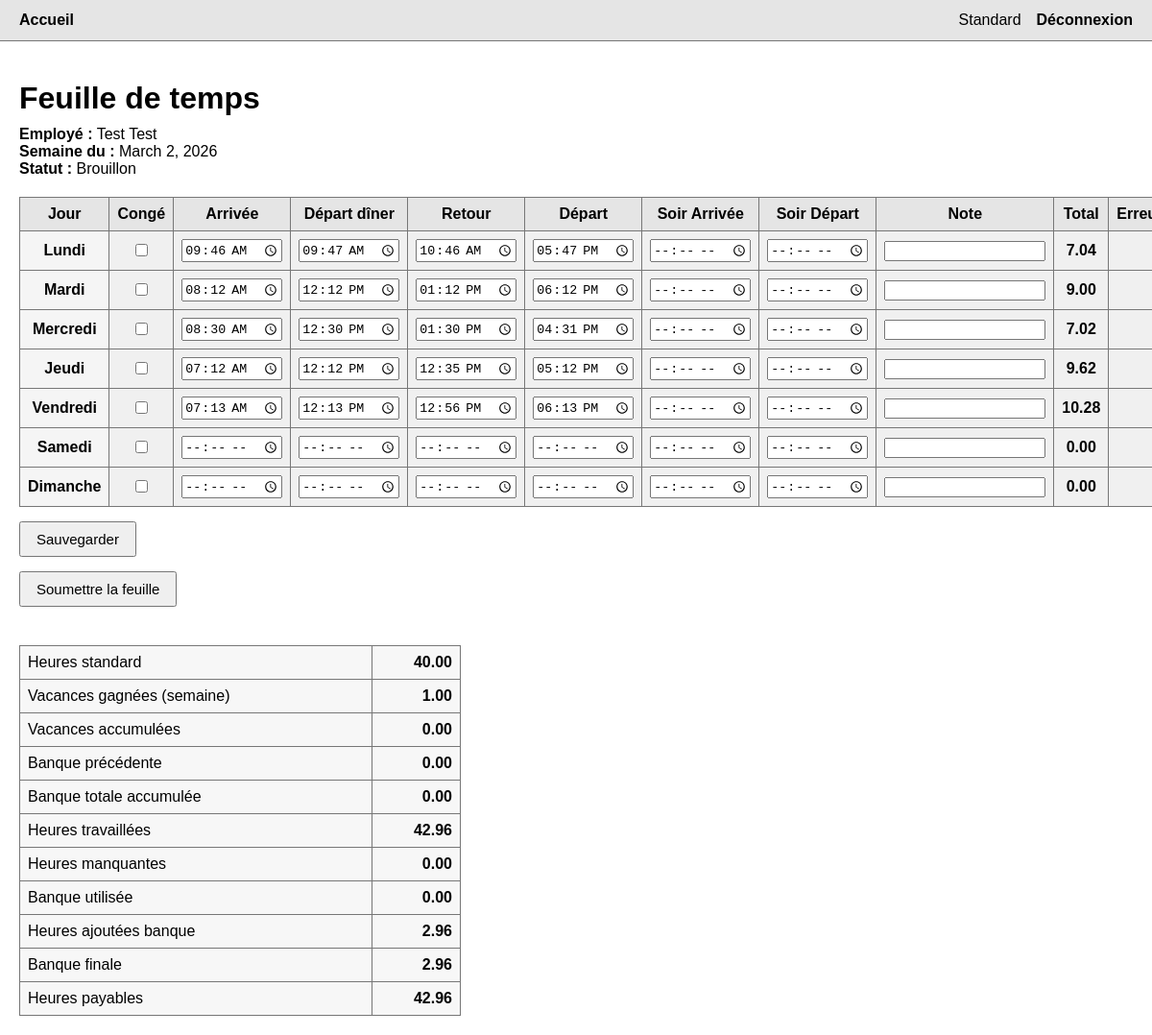
The page /timesheet/1/ (signed in) on the database its author committed.
### timesheets/models.py (models this page shows, shortened)
class WeeklyTimesheet(models.Model):
    STATUS_CHOICES = [
        ("draft", "Brouillon"),
        ("submitted", "Soumise"),
        ("approved", "Approuvée"),
        ("rejected", "Refusée"),
    ]
    employee = models.ForeignKey(
        Employee,
        on_delete=models.CASCADE,
        related_name="timesheets"
    )
    week_start = models.DateField()
    status = models.CharField(
        max_length=20,
        choices=STATUS_CHOICES,
        default="draft"
    )
    submitted_at = models.DateTimeField(null=True, blank=True)
    created_at = models.DateTimeField(auto_now_add=True)
    class Meta:
        constraints = [
            models.UniqueConstraint(
                fields=["employee", "week_start"],
                name="unique_employee_week"
            )
        ]
        ordering = ["-week_start"]
    def _q(self, value):
        return Decimal(value).quantize(Decimal("0.01"))
    @property
    def total_hours(self):
        total = sum((entry.total_hours for entry in self.entries.all()), Decimal("0.00"))
        return self._q(total)
    @property
    def standard_hours(self):
        return self._q(self.employee.weekly_regular_hours)
    @property
    def extra_hours(self):
        extra = self.total_hours - self.standard_hours
        return self._q(max(extra, Decimal("0.00")))
    @property
    def missing_hours(self):
        missing = self.standard_hours - self.total_hours
        return self._q(max(missing, Decimal("0.00")))
    @property
    def vacation_hours_earned(self):
        if self.standard_hours == 0:
            return self._q("0.00")
        ratio = self.payable_hours / self.standard_hours
        earned = min(ratio, Decimal("1.00"))
        return self._q(earned)
    @property
    def bank_hours_used(self):
        previous_balance = self.previous_approved_bank_balance
        return self._q(min(previous_balance, self.missing_hours))
    @property
    def bank_hours_added(self):
        return self.extra_hours
    @property
    def bank_hours_delta(self):
        return self._q(self.bank_hours_added - self.bank_hours_used)
    @property
    def payable_hours(self):
        result = self.total_hours + self.bank_hours_used
        return self._q(result)
    @property
    def previous_approved_timesheets(self):
        return (
            WeeklyTimesheet.objects
            .filter(
                employee=self.employee,
                status="approved",
                week_start__lt=self.week_start
            )
            .order_by("week_start")
        )
    @property
    def previous_approved_bank_balance(self):
        total = sum(
            (timesheet.bank_hours_delta for timesheet in self.previous_approved_timesheets),
            Decimal("0.00")
        )
        return self._q(total)
    @property
    def ending_bank_hours(self):
        result = self.previous_approved_bank_balance + self.bank_hours_delta
        return self._q(result)

class DailyEntry(models.Model):
    DAY_CHOICES = [
        (0, "Lundi"),
        (1, "Mardi"),
        (2, "Mercredi"),
        (3, "Jeudi"),
        (4, "Vendredi"),
        (5, "Samedi"),
        (6, "Dimanche"),
    ]
    ENTRY_TYPE_CHOICES = [
        ("work", "Travail"),
        ("vacation", "Vacances"),
        ("sick", "Maladie"),
        ("holiday", "Férié"),
        ("unpaid", "Sans solde"),
    ]
    timesheet = models.ForeignKey(
        WeeklyTimesheet,
        on_delete=models.CASCADE,
        related_name="entries"
    )
    day = models.IntegerField(choices=DAY_CHOICES)
    entry_type = models.CharField(
        max_length=20,
        choices=ENTRY_TYPE_CHOICES,
        default="work"
    )
    morning_in = models.TimeField(null=True, blank=True)
    lunch_out = models.TimeField(null=True, blank=True)
    lunch_in = models.TimeField(null=True, blank=True)
    day_shift_out = models.TimeField(null=True, blank=True)
    evening_shift_in = models.TimeField(null=True, blank=True)
    evening_shift_out = models.TimeField(null=True, blank=True)
    note = models.CharField(max_length=255, blank=True)
    class Meta:
        constraints = [
            models.UniqueConstraint(
                fields=["timesheet", "day"],
                name="unique_day_per_timesheet"
            )
        ]
        ordering = ["day"]
    def _hours_between(self, start, end):
        if not start or not end:
            return Decimal("0.00")
        start_dt = datetime.combine(datetime.today(), start)
        end_dt = datetime.combine(datetime.today(), end)
        diff = end_dt - start_dt
        return Decimal(diff.total_seconds() / 3600).quantize(Decimal("0.01"))
    @property
    def day_shift_hours(self):
        if self.entry_type != "work":
            return Decimal("0.00")
        morning = self._hours_between(self.morning_in, self.lunch_out)
        afternoon = self._hours_between(self.lunch_in, self.day_shift_out)
        return (morning + afternoon).quantize(Decimal("0.01"))
    @property
    def evening_shift_hours(self):
        if self.entry_type != "work":
            return Decimal("0.00")
        return self._hours_between(self.evening_shift_in, self.evening_shift_out)
    @property
    def total_hours(self):
        if self.entry_type != "work":
            return Decimal("0.00")
        return (self.day_shift_hours + self.evening_shift_hours).quantize(Decimal("0.01"))

### employees/models.py (models this page shows, shortened)
class Employee(models.Model):
    ROLE_CHOICES = [
        ("employee", "Employé"),
        ("manager", "Manager"),
        ("admin", "Admin"),
    ]
    user = models.OneToOneField(
        settings.AUTH_USER_MODEL,
        on_delete=models.CASCADE,
        related_name="employee_profile"
    )
    full_name = models.CharField(max_length=150)
    job_title = models.CharField(max_length=100, blank=True)
    hourly_rate = models.DecimalField(
        max_digits=10,
        decimal_places=2,
        default=Decimal("0.00")
    )
    weekly_regular_hours = models.DecimalField(
        max_digits=5,
        decimal_places=2,
        default=Decimal("40.00")
    )
    vacation_balance = models.DecimalField(
        max_digits=6,
        decimal_places=2,
        default=Decimal("0.00")
    )
    banked_hours_balance = models.DecimalField(
        max_digits=6,
        decimal_places=2,
        default=Decimal("0.00")
    )
    role = models.CharField(
        max_length=20,
        choices=ROLE_CHOICES,
        default="employee"
    )
    manager = models.ForeignKey(
        "self",
        null=True,
        blank=True,
        on_delete=models.SET_NULL,
        related_name="team_members"
    )
    is_active = models.BooleanField(default=True)
    created_at = models.DateTimeField(auto_now_add=True)
    class Meta:
        ordering = ["full_name"]
    def _q(self, value):
        return Decimal(value).quantize(Decimal("0.01"))
    @property
    def approved_timesheets(self):
        return self.timesheets.filter(status="approved").order_by("week_start")
    @property
    def calculated_vacation_balance(self):
        total = sum(
            (timesheet.vacation_hours_earned for timesheet in self.approved_timesheets),
            Decimal("0.00")
        )
        return self._q(total)
    @property
    def calculated_banked_hours_balance(self):
        total = sum(
            (timesheet.bank_hours_delta for timesheet in self.approved_timesheets),
            Decimal("0.00")
        )
        return self._q(total)

### timesheets/views.py (the view)
# urls.py: path("timesheet/<int:pk>/", views.timesheet_detail, name="timesheet_detail"),
@login_required
def timesheet_detail(request, pk):
    timesheet = get_object_or_404(WeeklyTimesheet, pk=pk)
    user_employee = get_employee_or_404(request.user)
    is_owner = timesheet.employee.user == request.user
    is_manager = user_employee.role == "manager"
    if not is_owner and not is_manager:
        raise Http404("Accès refusé")
    for day in range(7):
        DailyEntry.objects.get_or_create(
            timesheet=timesheet,
            day=day,
            defaults={"entry_type": "work"},
        )
    if request.method == "POST":
        if not is_owner or timesheet.status != "draft":
            raise Http404("Modification interdite")
        formset = DailyEntryFormSet(request.POST, instance=timesheet)
        if formset.is_valid():
            formset.save()
            return redirect("timesheet_detail", pk=pk)
    else:
        formset = DailyEntryFormSet(instance=timesheet)
    return render(
        request,
        "timesheets/timesheet_detail.html",
        {
            "timesheet": timesheet,
            "formset": formset,
        },
    )

### timesheets/views.py (called while the page is built)
def get_employee_or_404(user):
    try:
        return user.employee_profile
    except Exception:
        raise Http404("Aucun profil employé lié à cet utilisateur.")

### timesheets/templates/timesheets/timesheet_detail.html (shortened to what this page needs)
{% extends "base.html" %}
{% block content %}
<div class="page">
    <h1>Feuille de temps</h1>
    <div class="info">
        <strong>Employé :</strong> {{ timesheet.employee.full_name }}<br>
        <strong>Semaine du :</strong> {{ timesheet.week_start }}<br>
        <strong>Statut :</strong> {{ timesheet.get_status_display }}
    </div>
    {% if timesheet.status == "draft" %}
    <form method="post">
        <table>
            <thead>
                <tr>
                    <th>Jour</th>
                    <th>Congé</th>
                    <th>Arrivée</th>
                    <th>Départ dîner</th>
                    <th>Retour</th>
                    <th>Départ</th>
                    <th>Soir Arrivée</th>
                    <th>Soir Départ</th>
                    <th>Note</th>
                    <th>Total</th>
                    <th>Erreurs</th>
                </tr>
            </thead>
            <tbody>
                {% for form in formset %}
                <tr class="timesheet-row">
                    <td class="day">{{ form.instance.get_day_display }}</td>
                    <td>{{ form.is_leave }}</td>
                    <td>{{ form.morning_in }}</td>
                    <td>{{ form.lunch_out }}</td>
                    <td>{{ form.lunch_in }}</td>
                    <td>{{ form.day_shift_out }}</td>
                    <td>{{ form.evening_shift_in }}</td>
                    <td>{{ form.evening_shift_out }}</td>
                    <td>{{ form.note }}</td>
                    <td class="total">{{ form.instance.total_hours }}</td>
                    <td class="errors">{{ form.errors }}</td>
                </tr>
                {% endfor %}
            </tbody>
        </table>
        <div class="actions">
            <button type="submit">Sauvegarder</button>
        </div>
    </form>
    <form method="post" action="{% url 'submit_timesheet' timesheet.id %}">
        <div class="actions">
            <button type="submit">Soumettre la feuille</button>
        </div>
    </form>
    {% endif %}
    <table class="summary">
        <tr>
            <td>Heures standard</td>
            <td>{{ timesheet.standard_hours }}</td>
        </tr>
        <tr>
            <td>Vacances gagnées (semaine)</td>
            <td>{{ timesheet.vacation_hours_earned }}</td>
        </tr>
        <tr>
            <td>Vacances accumulées</td>
            <td>{{ timesheet.employee.calculated_vacation_balance }}</td>
        </tr>
        <tr>
            <td>Banque précédente</td>
            <td>{{ timesheet.previous_approved_bank_balance }}</td>
        </tr>
        <tr>
            <td>Banque totale accumulée</td>
            <td>{{ timesheet.employee.calculated_banked_hours_balance }}</td>
        </tr>
        <tr>
            <td>Heures travaillées</td>
            <td>{{ timesheet.total_hours }}</td>
        </tr>
        <tr>
            <td>Heures manquantes</td>
            <td>{{ timesheet.missing_hours }}</td>
        </tr>
        <tr>
            <td>Banque utilisée</td>
            <td>{{ timesheet.bank_hours_used }}</td>
        </tr>
        <tr>
            <td>Heures ajoutées banque</td>
            <td>{{ timesheet.bank_hours_added }}</td>
        </tr>
        <tr>
            <td>Banque finale</td>
            <td>{{ timesheet.ending_bank_hours }}</td>
        </tr>
        <tr>
            <td>Heures payables</td>
            <td>{{ timesheet.payable_hours }}</td>
        </tr>
    </table>
</div>
{% endblock %}

### templates/base.html (shortened to what this page needs)
<!DOCTYPE html>
<html lang="fr">
<head>
</head>
<body>
    <div class="navbar">
        {% if request.user.is_authenticated %}
            <a href="{% url 'dashboard' %}">Accueil</a>
        {% endif %}
        <div class="right">
            {% if request.user.is_authenticated %}
                <span>{{ request.user.username }}</span>
                <form method="post" action="{% url 'logout' %}" class="logout-form">
                    <button type="submit">Déconnexion</button>
                </form>
            {% else %}
                <a href="{% url 'login' %}">Connexion</a>
            {% endif %}
        </div>
    </div>
    <div class="page-wrapper">
        {% block content %}{% endblock %}
    </div>
</body>
</html>

### templates/base.html (style rules this page uses)
body { font-family: Arial, Helvetica, sans-serif; margin: 0; }
.navbar { background: #e5e5e5; border-bottom: 1px solid #777; padding: 12px 20px; display: flex; gap: 16px; align-items: center; }
.navbar a { text-decoration: none; color: #000; font-weight: bold; }
.navbar .right { margin-left: auto; display: flex; gap: 16px; align-items: center; }
.page-wrapper { padding: 20px; }
.logout-form { display: inline; margin: 0; }
.logout-form button { background: none; border: none; padding: 0; margin: 0; font: inherit; font-weight: bold; cursor: pointer; color: #000; }

### timesheets/templates/timesheets/timesheet_detail.html (style rules this page uses)
.page { max-width: 1300px; margin: auto; }
h1 { margin-bottom: 10px; }
.info { margin-bottom: 20px; font-size: 16px; }
table { border-collapse: collapse; width: 100%; }
th, td { border: 1px solid #777; padding: 8px; text-align: center; }
th { background: #e5e5e5; font-weight: bold; }
td { background: #f0f0f0; }
.day { font-weight: bold; background: #f5f5f5; }
.total { font-weight: bold; }
input[type="time"] { width: 100px; }
input[type="text"] { width: 160px; }
.errors { color: red; text-align: left; font-size: 13px; }
.summary { margin-top: 40px; width: 460px; }
.summary td { text-align: left; background: #f7f7f7; }
.summary td:last-child { text-align: right; font-weight: bold; }
.actions { margin-top: 15px; display: flex; gap: 10px; flex-wrap: wrap; }
button { padding: 8px 16px; font-size: 15px; }

### rows shown on the page
WeeklyTimesheet: employee.full_name "Test Test", week_start "March 2, 2026", status "Brouillon", standard_hours "40.00", vacation_hours_earned "1.00", employee.calculated_vacation_balance "0.00", previous_approved_bank_balance "0.00", employee.calculated_banked_hours_balance "0.00", total_hours "42.96", missing_hours "0.00", bank_hours_used "0.00", bank_hours_added "2.96", ending_bank_hours "2.96", payable_hours "42.96"
DailyEntry: instance.day "Lundi", instance.total_hours "7.04"
DailyEntry: instance.day "Mardi", instance.total_hours "9.00"
DailyEntry: instance.day "Mercredi", instance.total_hours "7.02"
DailyEntry: instance.day "Jeudi", instance.total_hours "9.62"
DailyEntry: instance.day "Vendredi", instance.total_hours "10.28"
DailyEntry: instance.day "Samedi", instance.total_hours "0.00"
DailyEntry: instance.day "Dimanche", instance.total_hours "0.00"

### other values the page prints
{{ request.user.username }} "Standard"
